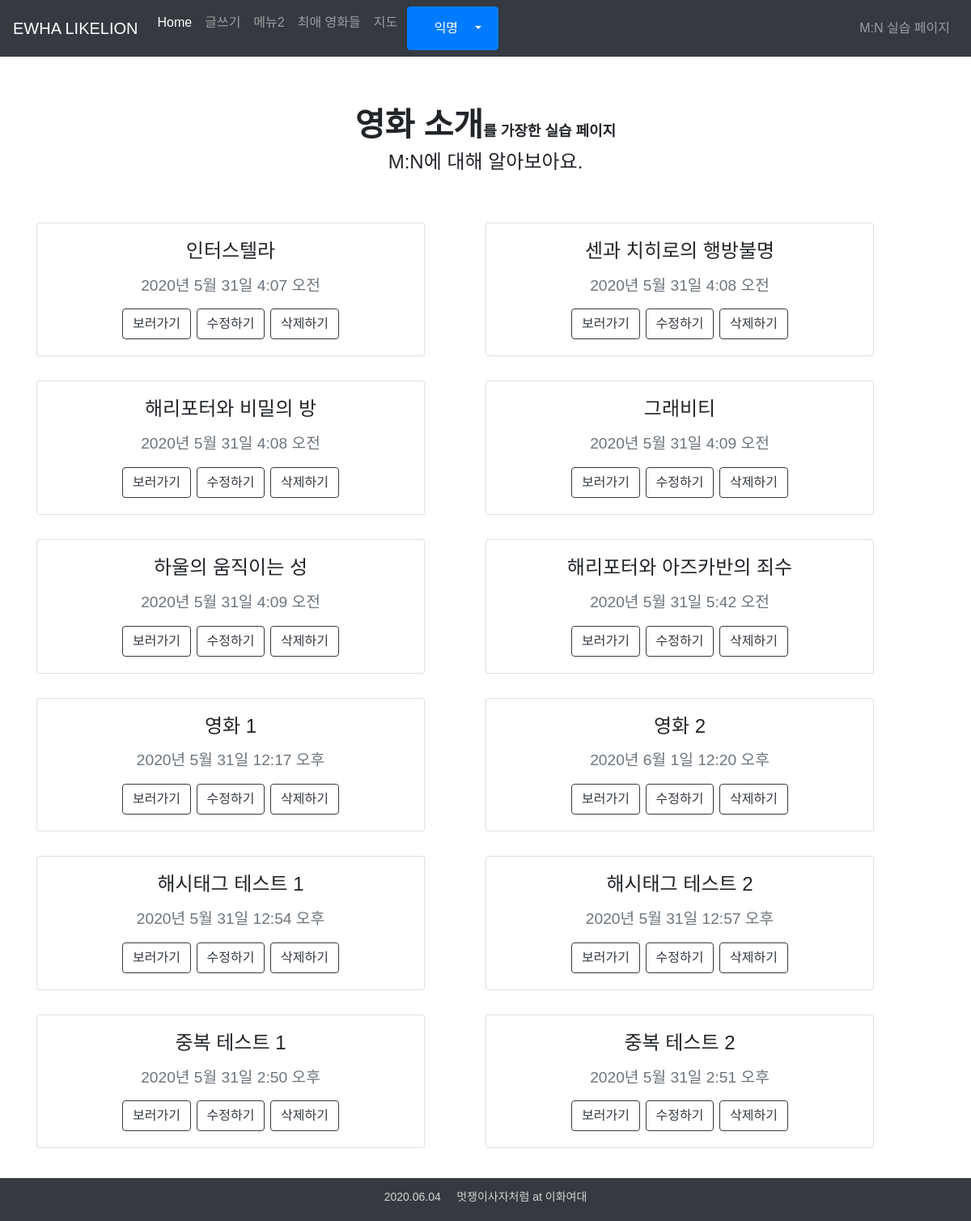
The page / on the database its author committed.
### blog/models.py (models this page shows, shortened)
class Blog(models.Model):
    title = models.CharField(max_length=200)
    pub_date = models.DateTimeField('date published')
    body = models.TextField()
    hashtag = models.ManyToManyField(Hashtag)

### blog/views.py (the view)
# urls.py: 2. Add a URL to urlpatterns:  path('', views.home, name='home')
def home(request):
    blogs = Blog.objects
    return render(request, 'home.html', {'blogs': blogs})

### blog/templates/home.html (shortened to what this page needs)
{% extends 'base.html' %}
{% block content%}
<h1>영화 소개<span style="font-weight: 600; font-size: 18px;">를 가장한 실습 페이지</span></h1>
<h4>M:N에 대해 알아보아요.</>
<div class ="container">
{%  for blog in blogs.all  %}
    <div class="card text-center">
        <div class="card-body">
            <h4 class="card-title">{{ blog.title }}</h4>
            <p class="card-text"><small class="text-muted">{{ blog.pub_date }}</small></p>
            <a href="{% url 'detail' blog.id %}" class="btn btn-outline-dark">보러가기</a>
            <a href="{% url 'edit' blog.id %}" class="btn btn-outline-dark">수정하기</a>
            <a href="{% url 'delete' blog.id %}" class="btn btn-outline-dark">삭제하기</a>
        </div>
    </div>
{% endfor %}
</div>
{%endblock%}

### MtoN/templates/base.html (shortened to what this page needs)
<!DOCTYPE html>
<html lang="en">
<head>
    <link rel="stylesheet" href="https://stackpath.bootstrapcdn.com/bootstrap/4.5.0/css/bootstrap.min.css">
</head>
<body>
<nav class="navbar navbar-expand-lg navbar-dark bg-dark">
    <a class="navbar-brand" href="#">EWHA LIKELION</a>
  <div class="collapse navbar-collapse" id="navbarText">
    <ul class="navbar-nav mr-auto">
      <li class="nav-item active">
        <a class="nav-link" href="#">Home <span class="sr-only">(current)</span></a>
      </li>
      <li class="nav-item">
        <a class="nav-link" href="{% url 'new' %}">글쓰기</a>
      </li>
      <li class="nav-item">
        <a class="nav-link" href="#">메뉴2</a>
      </li>
      <li class="nav-item">
        <a class="nav-link" href="{%url 'movie' %">최애 영화들</a>
      <li class="nav-item">
        <a class="nav-link" href="{%url 'map' %}">지도</a>
      </li>
      <li class="nav-item dropdown mx-1 btn btn-primary">
        {% if user.is_active %}
        <a href="#" class="nav-link dropdown-toggle text-white" data-toggle="dropdown">
          <i class="fas fa-user"></i> &ensp; {% firstof user.get_short_name user.get_username %} &ensp;
        </a>
        <div class="dropdown-menu">
          <a href="{% url 'account_logout' %}" class="dropdown-item">로그아웃</a>
          <a href="{% url 'account_reset_password' %}" class="dropdown-item">비밀번호 변경</a>
        </div>
        {%else%}
        <a href="#" class="nav-link dropdown-toggle text-white" data-toggle="dropdown">
          &ensp; 익명 &ensp;
        </a>
        {%endif%}
      </li>
    </ul>
    <span class="navbar-text">
      M:N 실습 페이지
    </span>
  </div>
</nav>
{%  block content  %} {% endblock %}
<footer class="navbar-expand-lg navbar-dark bg-dark">
    <p>2020.06.04 &nbsp;&nbsp;&nbsp; 멋쟁이사자처럼 at 이화여대</p>
</footer>
</body>
</html>

### MtoN/templates/base.html (style rules this page uses)
div, h1, h4, p, a { font-family: 'Noto Sans KR', sans-serif; text-align: center; }
.navbar { position: fixed; left:0; top:0; width: 100%; z-index:999; }
.navbar-text { margin-right: 10px; }
h1 { font-weight: 900; margin-top: 130px; }
.container { text-align: left; display: grid; grid-template-columns: 1fr 1fr; margin: 30px auto 90px auto; }
.card { display: inline-block; margin: 30px 0 0 0; width: 30rem; }
footer { position: fixed; left:0; bottom:0; width:100%; font-weight: 100; color: lightgray; margin-top: 10vh; }
footer p { font-size: 14px; font-weight: 500; padding: 15px 0 5px 0; }

### rows shown on the page
Blog: title "인터스텔라", pub_date "2020년 5월 31일 4:07 오전"
Blog: title "센과 치히로의 행방불명", pub_date "2020년 5월 31일 4:08 오전"
Blog: title "해리포터와 비밀의 방", pub_date "2020년 5월 31일 4:08 오전"
Blog: title "그래비티", pub_date "2020년 5월 31일 4:09 오전"
Blog: title "하울의 움직이는 성", pub_date "2020년 5월 31일 4:09 오전"
Blog: title "해리포터와 아즈카반의 죄수", pub_date "2020년 5월 31일 5:42 오전"
Blog: title "영화 1", pub_date "2020년 5월 31일 12:17 오후"
Blog: title "영화 2", pub_date "2020년 6월 1일 12:20 오후"
Blog: title "해시태그 테스트 1", pub_date "2020년 5월 31일 12:54 오후"
Blog: title "해시태그 테스트 2", pub_date "2020년 5월 31일 12:57 오후"
Blog: title "중복 테스트 1", pub_date "2020년 5월 31일 2:50 오후"
Blog: title "중복 테스트 2", pub_date "2020년 5월 31일 2:51 오후"
